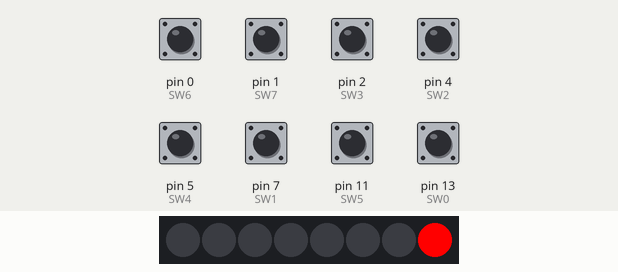
Recording of a sketch running on a simulated Arduino Leonardo, built with avr-gcc and run on an emulated ATmega32U4. On the bench: 8 RGB LEDs in strip order, left to right. The inputs (shaded band) are chosen by the test bench; at power-on: pin 0 (SW6), pin 1 (SW7), pin 2 (SW3), pin 4 (SW2), pin 5 (SW4), pin 7 (SW1), pin 11 (SW5), pin 13 (SW0) HIGH. USB keyboard and mouse output is not drawn.

Above: at 1.5 s.
2.9 s: pin 0 (SW6) pulled LOW for 0.15 s
At 4.3 s:
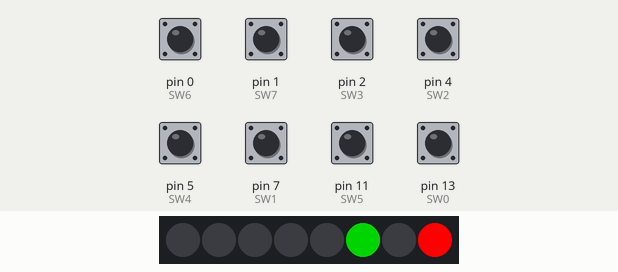
4.6 s: pin 11 (SW5) pulled LOW for 0.15 s
At 5.2 s:
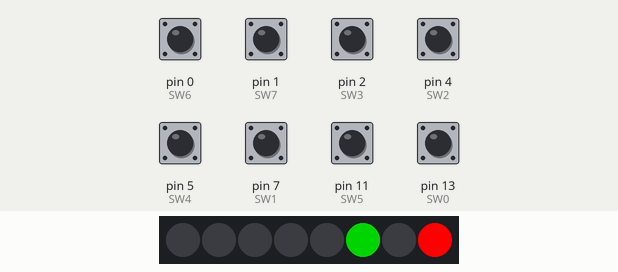
6.3 s: pin 2 (SW3) pulled LOW for 1 s
At 8.1 s:
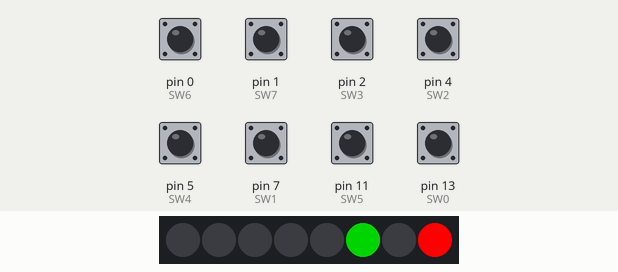
8.8 s: pin 1 (SW7) pulled LOW for 1 s
At 10.3 s:
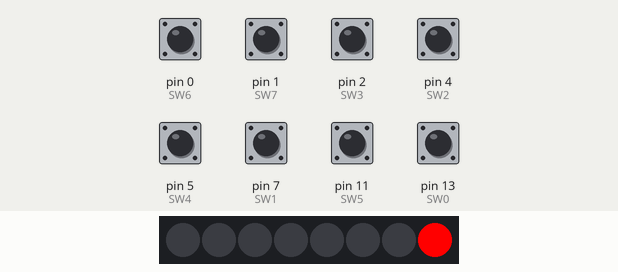
11.3 s: pin 4 (SW2) pulled LOW for 0.15 s
At 12.2 s:
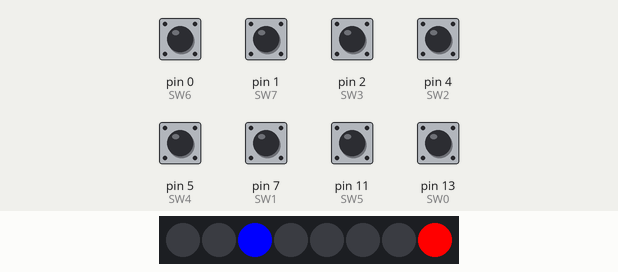
12.9 s: pin 5 (SW4) pulled LOW for 1 s
At 14.4 s:
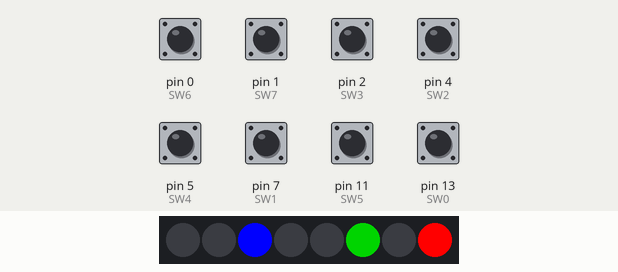
Timing chart, 0 to 15.9 s (numbered marks = the images above; inputs shaded):
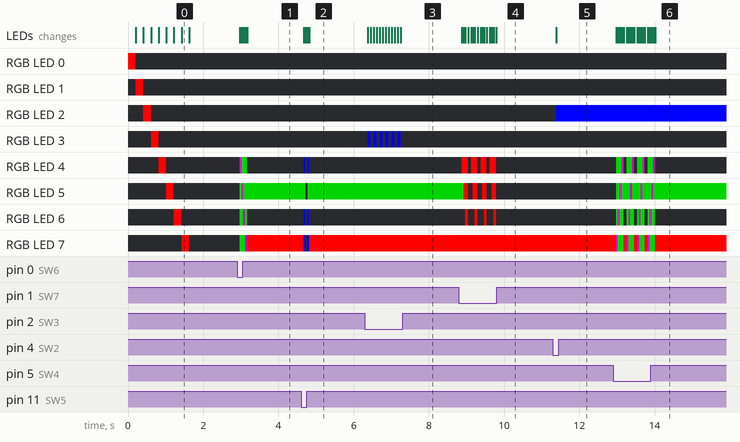

Measured:
- after the input at 2.9 s, RGB LED 4: off → RGB(128, 0, 128) after 0.07 s, → RGB(0, 128, 0) 0.05 s later, → off 0.15 s later; RGB LED 5: off → RGB(0, 128, 0) after 0.07 s, → RGB(128, 0, 128) 0.05 s later, → RGB(0, 128, 0) 0.05 s later
- after the input at 4.6 s, RGB LED 4: alternates RGB(0, 0, 255) for 0.05 s and off for 0.05 s, 4 changes in all, then stays off, starting after 0.07 s; RGB LED 5: RGB(0, 128, 0) → off after 0.12 s, → RGB(0, 128, 0) 0.05 s later
- after the input at 6.3 s, RGB LED 3: alternates RGB(0, 0, 255) for 0.08 s and off for 0.08 s, 12 changes in all, then stays off, starting after 0.08 s; the LEDs: first change after 0.08 s (image 3 shows a later state)
- after the input at 8.8 s, RGB LED 4: alternates RGB(255, 0, 0) for 0.17 s and off for 0.08 s, 8 changes in all, then stays off, starting after 0.07 s; RGB LED 5: alternates RGB(255, 0, 0) for 0.12 s and off for 0.13 s, 8 changes in all, then stays off, starting after 0.12 s
- after the input at 11.3 s, RGB LED 2: off → RGB(0, 0, 255) after 0.08 s; the LEDs: change after 0.08 s (image 5)
- after the input at 12.9 s, RGB LED 4: off → RGB(0, 128, 0) after 0.08 s, then repeats every 0.28 s: RGB(128, 0, 128) 0.05 s, off 0.08 s, RGB(0, 128, 0) 0.15 s, until it stays off from 14.0 s; RGB LED 5: off → RGB(0, 128, 0) after 0.08 s, then repeats every 0.28 s: RGB(128, 0, 128) 0.05 s, RGB(0, 128, 0) 0.23 s, until it stays RGB(0, 128, 0) from 14.0 s

The sketch:

makroboard_fw.ino
```cpp
//// Makroboard
// KEYS:
#include <HID-Project.h>
#define LAYOUT_GERMAN
/**
   |---------|---------|---------|---------|
   |--Key 1--|--Key 2--|--Key 3--|--Key 4--|
   |--Vol X--|--Vol- --|--Vol+ --|--MUTE --|
   |---------|---------|---------|---------|
   |--PREV --|--PAUSE--|--NEXT --|--STOP --|
   |---------|---------|---------|---------|
*/

// see all keys @ https://github.com/NicoHood/HID/wiki/Consumer-API
// note: all keys for the default keyboard layout will be sent with a pressed left CTRL to ensure no complications with other software. if you don't need that, dig deeper in the code.


#define KEY_1 KEY_F1  // F1
#define KEY_1_CONSUMER false
#define KEY_2 KEY_F2  // F2
#define KEY_2_CONSUMER false
#define KEY_3 KEY_F3  // F3
#define KEY_3_CONSUMER false
#define KEY_4 KEY_F4  // F4
#define KEY_4_CONSUMER false
#define KEY_5 MEDIA_PREVIOUS    // Previos Track
#define KEY_5_CONSUMER true
#define KEY_6 MEDIA_PLAY_PAUSE  // PlayPause
#define KEY_6_CONSUMER true
#define KEY_7 MEDIA_NEXT    // Next Track
#define KEY_7_CONSUMER true
#define KEY_8 MEDIA_STOP  // Stop
#define KEY_8_CONSUMER true

/**
   ----------------------------------------------------------------------------------
   EDIT only VALUES ABOVE
   ----------------------------------------------------------------------------------
*/

// Constants:
#define DEBOUNCE_TIME 15 // debounce time in ms. modify to lower if you think its to slow, to higher if its to clicky
#define DEBOUNCE_TRESHOLD 4 // modify only if you have misreads
#define LOOP_TIME 100 // communication loop to pc - the register with keystrokes gets polled in the loop and send as keys to the pc
#define MIN_LOOP_TIME 10  //mS a loop should take in minimum, arduinos get somehow a hiccup when running to fast

byte DEFINED_KEY[8] = {KEY_1, KEY_2, KEY_3, KEY_4, KEY_5, KEY_6, KEY_7, KEY_8};
bool KEY_LIB[8] = {KEY_1_CONSUMER, KEY_2_CONSUMER, KEY_3_CONSUMER, KEY_4_CONSUMER, KEY_5_CONSUMER, KEY_6_CONSUMER, KEY_7_CONSUMER, KEY_8_CONSUMER};

#include "pinconfig.h"

// LEDs Library
#include <FastLED.h>
CRGB leds[NUM_LEDS];

int debounce[8] = {0, 0, 0, 0, 0, 0, 0, 0};
long last_debounce_millis = 0;
long last_loop_time = 0;
long begin_time_loop = 0; // store the loop begin time to prevent the arduino from 'running-to-fast-hiccup'

void setup() {

  pinMode(SW0, INPUT);
  pinMode(SW1, INPUT);
  pinMode(SW2, INPUT);
  pinMode(SW3, INPUT);
  pinMode(SW4, INPUT);
  pinMode(SW5, INPUT);
  pinMode(SW6, INPUT);
  pinMode(SW7, INPUT);


  FastLED.addLeds<NEOPIXEL, LEDs>(leds, NUM_LEDS);

  // circle all leds one time
  for (int i = 0; i < NUM_LEDS; i++) {
    leds[i] = CRGB::Red;
    FastLED.show();
    delay(200);
    leds[i] = CRGB::Black;
    FastLED.show();
  }

  //Keyboard.begin();
  Consumer.begin();
  Keyboard.begin();
}

int leds_enabled[8] = {0, 0, 0, 0, 0, 0, 0, 0};
#define ANIMATION_DELAY 50

void animationPlayPause() {
  leds[4] = CRGB::Blue;
  leds[5] = CRGB::Green;
  leds[6] = CRGB::Blue;
  leds[7] = CRGB::Blue;
  FastLED.show();
  delay(ANIMATION_DELAY);
  leds[4] = CRGB::Black;
  leds[5] = CRGB::Black;
  leds[6] = CRGB::Black;
  leds[7] = CRGB::Black;
  FastLED.show();
  delay(ANIMATION_DELAY);
  leds[4] = CRGB::Blue;
  leds[5] = CRGB::Green;
  leds[6] = CRGB::Blue;
  leds[7] = CRGB::Blue;
  FastLED.show();
  delay(ANIMATION_DELAY);
  leds[4] = CRGB::Black;
  leds[5] = CRGB::Green;
  leds[6] = CRGB::Black;
  leds[7] = CRGB::Red;
  FastLED.show();
}

void animationStop() {
  leds[4] = CRGB::Red;
  FastLED.show();
  delay(ANIMATION_DELAY);
  leds[4] = CRGB::Red;
  leds[5] = CRGB::Red;
  FastLED.show();
  delay(ANIMATION_DELAY);
  leds[4] = CRGB::Red;
  leds[5] = CRGB::Red;
  leds[6] = CRGB::Red;
  FastLED.show();
  delay(ANIMATION_DELAY);
  leds[4] = CRGB::Red;
  leds[5] = CRGB::Red;
  leds[6] = CRGB::Red;
  leds[7] = CRGB::Red;
  FastLED.show();
  delay(20);
  leds[4] = CRGB::Black;
  leds[5] = CRGB::Black;
  leds[6] = CRGB::Black;
  leds[7] = CRGB::Red;
  FastLED.show();
}

void animationNext() {
  leds[4] = CRGB::Purple;
  leds[5] = CRGB::Green;
  leds[6] = CRGB::Green;
  leds[7] = CRGB::Green;
  FastLED.show();
  delay(ANIMATION_DELAY);
  leds[4] = CRGB::Green;
  leds[5] = CRGB::Purple;
  leds[6] = CRGB::Green;
  leds[7] = CRGB::Green;
  FastLED.show();
  delay(ANIMATION_DELAY);
  leds[4] = CRGB::Green;
  leds[5] = CRGB::Green;
  leds[6] = CRGB::Purple;
  leds[7] = CRGB::Green;
  FastLED.show();
  delay(ANIMATION_DELAY);
  leds[4] = CRGB::Green;
  leds[5] = CRGB::Green;
  leds[6] = CRGB::Green;
  leds[7] = CRGB::Purple;
  FastLED.show();
  delay(ANIMATION_DELAY);
  leds[4] = CRGB::Black;
  leds[5] = CRGB::Green;
  leds[6] = CRGB::Black;
  leds[7] = CRGB::Red;
  FastLED.show();
}

void animationPrevious() {
  leds[4] = CRGB::Green;
  leds[5] = CRGB::Green;
  leds[6] = CRGB::Green;
  leds[7] = CRGB::Purple;
  FastLED.show();
  delay(ANIMATION_DELAY);
  leds[4] = CRGB::Green;
  leds[5] = CRGB::Green;
  leds[6] = CRGB::Purple;
  leds[7] = CRGB::Green;
  FastLED.show();
  delay(ANIMATION_DELAY);
  leds[4] = CRGB::Green;
  leds[5] = CRGB::Purple;
  leds[6] = CRGB::Green;
  leds[7] = CRGB::Green;
  FastLED.show();
  delay(ANIMATION_DELAY);
  leds[4] = CRGB::Purple;
  leds[5] = CRGB::Green;
  leds[6] = CRGB::Green;
  leds[7] = CRGB::Green;
  FastLED.show();
  delay(ANIMATION_DELAY);
  leds[4] = CRGB::Black;
  leds[5] = CRGB::Green;
  leds[6] = CRGB::Black;
  leds[7] = CRGB::Red;
  FastLED.show();
}

void ledShow(byte key) {
  switch (key) {
    case 4:
      animationPrevious();
      break;
    case 5:
      animationPlayPause();
      break;
    case 6:
      animationNext();
      break;
    case 7:
      animationStop();
      break;
  }
}

void toggleLed(int key, bool self, int state = -1) {
  if (KEY_LIB[key]) {
    ledShow(key);
  } else {
    if (leds_enabled[key]) {
      if (state != on) {
        leds[key] = CRGB::Black;
        leds_enabled[key] = 0;
      }
    } else {
      if (state != off) {
        leds[key] = self ? CRGB::Blue : CRGB::Red;
        leds_enabled[key] = 1;
      }
    }
  }
}


void KeyPress(int key) {
  toggleLed(key, true);
  FastLED.show();
  if (KEY_LIB[key]) {
    Consumer.write(DEFINED_KEY[key]);
  } else {
    Keyboard.press(KEY_LEFT_CTRL);
    Keyboard.write(DEFINED_KEY[key]);
    Keyboard.releaseAll();
  }

}


void loop() {
  begin_time_loop = millis();
  /**
     Debounce:
     read all pins over again in the loop. increment the representing value in debounce after DEBOUNCE_TIME. after reading in loop check the array for values above 5 (450ms high should be fine)
  */
  if (millis() - DEBOUNCE_TIME > last_debounce_millis) { // check, if the last debouncing time is longer ago than the treshold for the next click increment
    last_debounce_millis = millis();
    if (!digitalRead(SW0)) debounce[0]++;
    if (!digitalRead(SW1)) debounce[1]++;
    if (!digitalRead(SW2)) debounce[2]++;
    if (!digitalRead(SW3)) debounce[3]++;
    if (!digitalRead(SW4)) debounce[4]++;
    if (!digitalRead(SW5)) debounce[5]++;
    if (!digitalRead(SW6)) debounce[6]++;
    if (!digitalRead(SW7)) debounce[7]++;
  }

  if (millis() - LOOP_TIME > last_loop_time) {
    for (int i = 0; i < 8; i++) {
      if (debounce[i] > DEBOUNCE_TRESHOLD) {
        debounce[i] = 0;
        KeyPress(i);
      }
    }
  }
  if (millis() - begin_time_loop > MIN_LOOP_TIME)
    delay(MIN_LOOP_TIME);
}
```

pinconfig.h
```cpp
// Hardware PINs

#ifndef Arduino_h
// if not in an arduino environment

#define LEDs PD0

#define HW_SW1 PC7
#define HW_SW2 PE6
#define HW_SW3 PD0
#define HW_SW4 PD4
#define HW_SW5 PC6
#define HW_SW6 PB7
#define HW_SW7 PD2
#define HW_SW8 PD3

#else

#define LEDs 3  // All LEDS are at pin 3

#define HW_SW1 13
#define HW_SW2 7
#define HW_SW3 4
#define HW_SW4 2
#define HW_SW5 5
#define HW_SW6 11
#define HW_SW7 0
#define HW_SW8 1

#endif
/////////////////////////////////////
// Mapping
// HW_Switch   HW_SW1 HW_SW3 HW_SW5 HW_SW7
// SW_Switch     SW0   SW1    SW2     SW3
//    LED         0     1      2      3
//--------------------------------------------
// HW_Switch   HW_SW2 HW_SW4 HW_SW6 HW_SW8
// SW_Switch     SW4    SW5   SW6    SW7
//    LED         4      5     6      7
/////////////////////////////////////

#define NUM_LEDS 8
#define SW0 HW_SW1
#define SW1 HW_SW2
#define SW2 HW_SW3
#define SW3 HW_SW4
#define SW4 HW_SW5
#define SW5 HW_SW6
#define SW6 HW_SW7
#define SW7 HW_SW8

#define CRYSTAL 16000000L
// makros to toggle leds easier..
#define off 0
#define on 1
```
